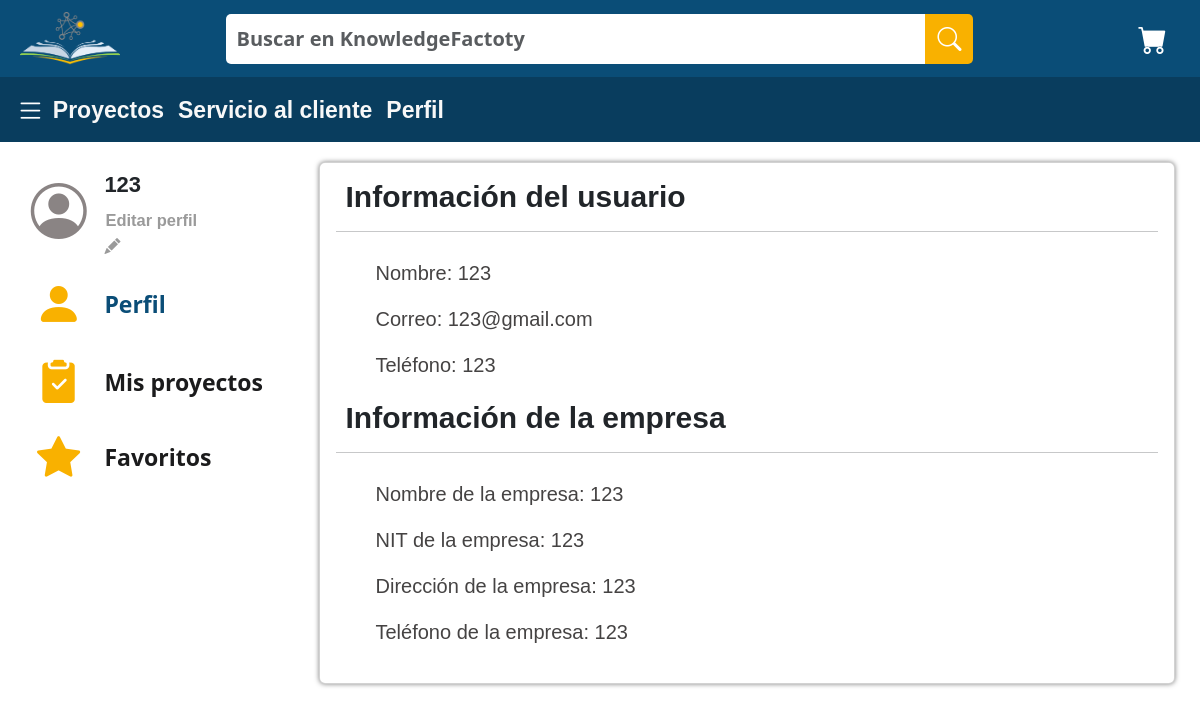
/Perfil/ (signed in), run on the app's committed database.
### test_app/models.py (models this page shows, shortened)
class User(AbstractBaseUser, PermissionsMixin):
    cc = models.CharField(auto_created=False, primary_key=True, serialize=False, verbose_name='CC', max_length=10)
    fullname = models.CharField(max_length=50)
    phoneNumberU = models.CharField(max_length=15)
    email = models.EmailField(max_length=100, verbose_name="email", unique=True)
    password = models.CharField(max_length=100)
    birthday = models.DateField()
    is_staff = models.BooleanField(default=True) #esto es necesario para el login. Aunque podemos ignorarlo en el modelo de datos.
    is_active = models.BooleanField(default=True) #esto es necesario para el login. Aunque podemos ignorarlo en el modelo de datos.
    is_superuser = models.BooleanField(default=False) #esto es necesario para el login. Aunque podemos ignorarlo en el modelo de datos.
    objects = CustomUserManager()
    USERNAME_FIELD = 'email'
    REQUIRED_FIELDS = ['cc', 'fullname', 'phoneNumberU', 'password', 'birthday']
    class Meta:
        verbose_name = 'User'
        verbose_name_plural = 'Users'

class Company(models.Model):
    nit = models.CharField(auto_created=False, primary_key=True, serialize=False, verbose_name='NIT', max_length=9)
    name = models.CharField(max_length=50)
    phoneNumberC = models.CharField(max_length=15)
    address = models.CharField(max_length=300)
    user = models.ForeignKey(User, on_delete=models.CASCADE)
    objects = CompanyManager()
    REQUIRED_FIELDS = ['nit', 'name', 'phoneNumber', 'address', 'user']

### test_app/views.py (the view)
# urls.py: path('Perfil/',views.ProfileView.as_view(), name="profile"),
class ProfileView(TemplateView):
    template_name="test_app/Profile.html"
    def get (self, req):
        user=get_object_or_404(User,pk=req.user.cc)
        if Company.objects.filter(user=user.cc).count(): # Si el usuario tiene empresa asociada se hace get de la company
            company=get_object_or_404(Company,user=req.user.cc)
        else:
            company=None
        return render(req, 'test_app/Profile.html', {'user':user,'company':company})

### test_app/templates/test_app/Profile.html (shortened to what this page needs)
{% extends 'test_app/base.html' %}
{% load static %}
{% block content %}
<!DOCTYPE html>
<html lang="en">
<head>
    <link href="https://cdn.jsdelivr.net/npm/bootstrap@5.3.0-alpha2/dist/css/bootstrap.min.css" rel="stylesheet">
    <link rel="stylesheet" href="https://cdn.jsdelivr.net/npm/bootstrap-icons@1.10.3/font/bootstrap-icons.css">
    <link rel="stylesheet" href='{% static "CSS/styleProfile.css" %}'>
</head>
<body>
    <header class="container-fluid text-center" style="padding: 10px;  background-color: #0A4D77;">
        <div class="row align-items-center" style="padding-left: 10px; padding-right: 10px;">
          <div class="col-2 image_locate">
            <img src='{% static "/Images/Logo_DreamsBank.png" %}' alt="Logo de DreamsBank" style="width: 100px;">
          </div>
          <div class="col-8 items_search_locate" style="display: flex; justify-content: center;">
            <form class="form-inline">
              <div class="input-group" style="flex-shrink: 0;">
                <input id="input_search" type="text" class="form-control" placeholder="Buscar en KnowledgeFactoty" style="width: 700px;">
                <div class="input-group-append">
                  <button class="btn btn-secondary" type="button" style="background-color: #F9B100; border: 0; border-radius: 0px ; border-top-right-radius: 5px; border-bottom-right-radius: 5px; width: 100%; height: 100%;">
                    <i class="bi bi-search" style="font-size: 1.5em;"></i>
                  </button>
                </div>
              </div>
            </form>
          </div>
          <div class="col-2" style="display: flex; justify-content: end;">
            <button class="btn btn-link">
              <i class="bi bi-cart-fill" style="color: #fff; font-size: 1.8em;"></i>
            </button>
          </div>
        </div>
      </header>
      <header class="row-fluid text-center" style="padding: 10px; padding-left: 15px; padding-right: 15px; background-color: #093D5E;">
        <div class="menu-bar">
            <div class="icon_menu_bar">
              <button class="btn btn-link" style="padding: 0;">
                <i id="sideMenu" class="bi bi-list" style="color: #fff; font-size: 1.8em;z-index: 1;"></i>
              </button>
            </div>
            <a href="{% url 'homePage' %}" class="menu-item">Proyectos</a>
            <a href="#" class="menu-item">Servicio al cliente</a>
            <a href="{% url 'profile' %}" class="menu-item">Perfil</a>
          </div>
      </header>
    <div class="PrimaryBox">
      <div class="container-fluid" style="padding: 10px; padding-top: 20px; padding-bottom: 20px">
        <div class="row" style="padding-left: 15px; padding-right: 15px; padding-bottom: 25px;">
          <div class="col-3" style="margin: 0px; justify-content: space-between;">
            <div class="row" style="margin: 0px; margin-bottom: 10px;">
              <div class="col-3" style="display: flex ;align-items: center; justify-content:center ;">
                <i class="bi bi-person-circle" style="color: #8a8484; font-size: 3.5em;"></i>
              </div>
              <div class="col-9" style="display: flex; align-items: center,start; justify-content: left ;flex-direction: column; padding-top: 10px;">
                <div class="row" style="flex: 1; align-items: end;">
                  <h4 class="name-profile-view">{{user.fullname}}</h4>
                </div>
                <div class="row" style="flex: 1;align-items: start; display: flex;">
                  <div class="col-8" style="align-items: start">
                    <a href="{% url "editProfile" %}" target="_self" id="text_editProfile" class="btn btn-link" style="font-family: 'Roboto Flex', 'Arial', 'sans-serif'; font-weight: bold; color: #9A9A9A; text-decoration: none; font-size: 16.5px; width: fit-content; padding: 0px;">Editar perfil</a>
                    <a href="{% url "editProfile" %}" target="_self" id="icon_editProfile" class="bi bi-pencil-fill" style="color: #9a9a9a;"></a>
                  </div>
                </div>
              </div>
            </div>
            <div class="row" style="margin: 0px; margin-bottom: 10px;">
              <div class="col-3"  style="display: flex ;align-items: center; justify-content:center ;">
                <a href="{% url "profile" %}" target="_self" class="bi bi-person-fill" style="color: #F9B100; font-size: 3.0em;"></a>
              </div>
              <div class="col" style="align-items: center; display: flex;">
                <a href="{% url "profile" %}" target="_self" style="color: #0A4D77; font-size: 23px; text-decoration: none; font-weight: bold;">Perfil</a>
              </div>
            </div>
            <div class="row" style="margin: 0px; margin-bottom: 10px;">
              <div class="col-3"  style="display: flex ;align-items: center; justify-content:center ;">
                <a href="{% url "profileMeeting" %}" target="_self" class="bi bi-clipboard2-check-fill" style="color: #F9B100; font-size: 2.7em;"></a>
              </div>
              <div class="col" style="align-items: center; display: flex;">
                <a href="{% url "profileMeeting" %}" target="_self" style="color: #1b1b1c; font-size: 23px; text-decoration: none; font-weight: bold;">Mis proyectos</a>
              </div>
            </div>
            <div class="row" style="margin: 0px; margin-bottom: 10px;">
              <div class="col-3"  style="display: flex ;align-items: center; justify-content:center ;">
                <a href="{% url "profileFavorites" %}" target="_self" class="bi bi-star-fill" style="color: #F9B100; font-size: 2.7em;"></a>
              </div>
              <div class="col" style="align-items: center; display: flex;">
                <a href="{% url "profileFavorites" %}" target="_self" style="color: #1b1b1c; font-size: 23px; text-decoration: none; font-weight: bold;">Favoritos</a>
              </div>
            </div>
          </div>
          <div class="col-9">
            <div class="card" style="width: 100%;box-shadow: 0px 0px 5px rgba(0, 0, 0, 0.5);">
              <div class="card-body">
                <h5 class="card-title">Información del usuario</h5>
                <hr>
                <div class="container-fluid" style="padding-left: 40px; padding-top: 10px; padding-bottom: 20px; padding-right: 40px;">
                  <p class="card-text">Nombre: {{user.fullname}}</p>
                  <p class="card-text">Correo: {{user.email}}</p>
                  <p class="card-text">Teléfono: {{user.phoneNumberU}}</p>
                </div>
                  {% if company %}
                  <h5 class="card-title">Información de la empresa</h5>
                  <hr>
                  <div class="container-fluid" style="padding-left: 40px; padding-top: 10px; padding-bottom: 20px; padding-right: 40px;">
                  <p class="card-text">Nombre de la empresa: {{company.name}}</p>
                  <p class="card-text">NIT de la empresa: {{company.nit}}</p>
                  <p class="card-text">Dirección de la empresa: {{company.address}}</p>
                  <p class="card-text">Teléfono de la empresa: {{company.phoneNumberC}}</p>
                  {% endif %}
                </div>
            </div>
          </div>
</body>
</html>
{% endblock %}

### test_app/static/CSS/styleProfile.css (style rules this page uses)
* { margin: 0; padding: 0; box-sizing: border-box; text-decoration: none; }
.image_locate { text-align: left; }
.items_search_locate { text-align: center; align-self: center; }
#input_search { height: 50px; border: 0px; border-top-left-radius: 5px; border-bottom-left-radius: 5px; color: #525151; font-weight: bold; padding-left: 10px; padding-right: 10px; font-size: 20px; text-align: left; }
.menu-bar { display: flex; flex-direction: row; flex-wrap: wrap; overflow: hidden; justify-content:left; align-items: center; }
header div a { display: flex; align-self: center; justify-content: center; }
.menu-item { color: #fff; list-style: none; margin-right: 7px; margin-left: 7px; text-decoration: none; font-size: 23px; font-weight: bold; color: #F8F8F8; font-family: "Roboto Flex", "Arial", sans-serif; }
.name-profile-view { font-family: 'Roboto Flex', 'Arial', 'sans-serif'; font-weight: bold; font-size: 22px; }
.card-title { font-size: 30px; font-weight: bold; font-family: 'Roboto Flex', 'Arial', 'sans-serif'; padding-left: 10px; }
.card-text { color: #454343; font-family: 'Roboto Flex', 'Arial', 'sans-serif'; font-size: 20px; }

### data on the page
User: fullname "123", email "123@gmail.com", phoneNumberU "123"
Company: name "123", nit "123", address "123", phoneNumberC "123"
